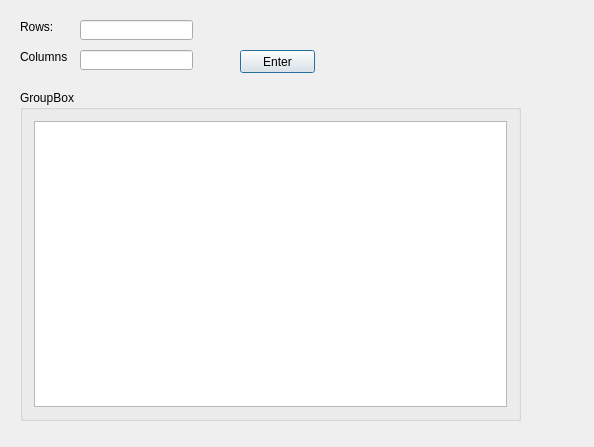
<?xml version="1.0" encoding="UTF-8"?>
<ui version="4.0">
 <class>Array_testing</class>
 <widget class="QDialog" name="Array_testing">
  <property name="geometry">
   <rect>
    <x>0</x>
    <y>0</y>
    <width>594</width>
    <height>447</height>
   </rect>
  </property>
  <property name="windowTitle">
   <string>Array_testing</string>
  </property>
  <widget class="QLabel" name="label">
   <property name="geometry">
    <rect>
     <x>20</x>
     <y>20</y>
     <width>47</width>
     <height>13</height>
    </rect>
   </property>
   <property name="text">
    <string>Rows:</string>
   </property>
  </widget>
  <widget class="QLabel" name="label_2">
   <property name="geometry">
    <rect>
     <x>20</x>
     <y>50</y>
     <width>47</width>
     <height>13</height>
    </rect>
   </property>
   <property name="text">
    <string>Columns:</string>
   </property>
  </widget>
  <widget class="QGroupBox" name="groupBox">
   <property name="geometry">
    <rect>
     <x>20</x>
     <y>90</y>
     <width>501</width>
     <height>331</height>
    </rect>
   </property>
   <property name="title">
    <string>GroupBox</string>
   </property>
   <layout class="QVBoxLayout" name="verticalLayout">
    <item>
     <widget class="QGraphicsView" name="graphicsView"/>
    </item>
   </layout>
  </widget>
  <widget class="QLineEdit" name="rowEdit">
   <property name="geometry">
    <rect>
     <x>80</x>
     <y>20</y>
     <width>113</width>
     <height>20</height>
    </rect>
   </property>
  </widget>
  <widget class="QLineEdit" name="columnEdit">
   <property name="geometry">
    <rect>
     <x>80</x>
     <y>50</y>
     <width>113</width>
     <height>20</height>
    </rect>
   </property>
  </widget>
  <widget class="QPushButton" name="enterButton">
   <property name="geometry">
    <rect>
     <x>240</x>
     <y>50</y>
     <width>75</width>
     <height>23</height>
    </rect>
   </property>
   <property name="text">
    <string>Enter</string>
   </property>
  </widget>
 </widget>
 <layoutdefault spacing="6" margin="11"/>
 <resources/>
 <connections/>
</ui>
